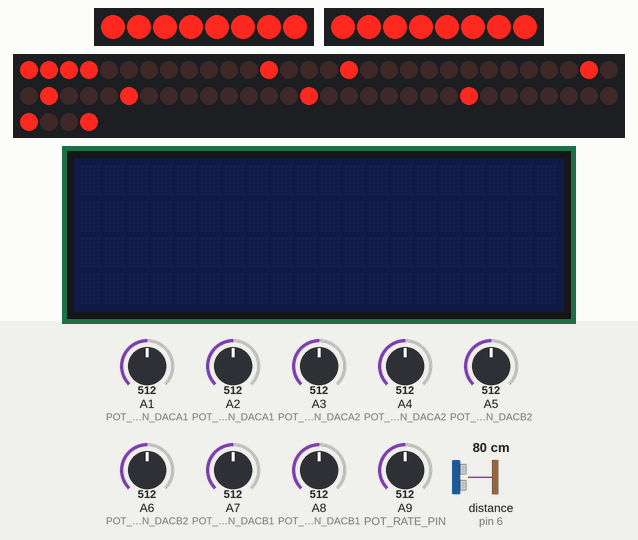
This sketch was run on a simulated Teensy 4. On the bench: 2 × 8 shift-register outputs drawn as a row of LEDs (first output left, lit = HIGH), 64 shift-register outputs drawn as a row of LEDs (first output left, lit = HIGH), 20×4 character LCD. Wiring (inferred from the names in the program): range finder with pulse-width output: data pin 6; 2 × 2 × shift register (74HC595): latch pin 8 / latch pin 7; 8 × shift register (74HC595): latch pin 9. Wiring (inferred from the signals the program sends): character LCD (HD44780): RS Q10; E Q11; data Q8, Q9, Q10, Q11, Q12, Q13, Q14, Q15; 3 × row of LEDs: on Q0, Q1, Q2, Q3, Q4, Q5, Q6, Q7 / on Q0, Q1, Q2, Q3, Q4, Q5, Q6, Q7 / on Q0, Q1, Q2, Q3, Q4, Q5, Q6, Q7, Q8, Q9, Q10, Q11, Q12, Q13, Q14, Q15, Q16, Q17, Q18, Q19, Q20, Q21, Q22, Q23, Q24, Q25, Q26, Q27, Q28, Q29, Q30, Q31, Q32, Q33, Q34, Q35, Q36, Q37, Q38, Q39, Q40, Q41, Q42, Q43, Q44, Q45, Q46, Q47, Q48, Q49, Q50, Q51, Q52, Q53, Q54, Q55, Q56, Q57, Q58, Q59, Q60, Q61, Q62, Q63. The inputs (shaded band) are chosen by the test bench; at power-on: A9 (POT_RATE_PIN) = 512, A7 (POT_MORPH_PIN_DACB1) = 512, A1 (POT_MORPH_PIN_DACA1) = 512, A3 (POT_MORPH_PIN_DACA2) = 512, A5 (POT_MORPH_PIN_DACB2) = 512, A2 (POT_PHASE_PIN_DACA1) = 512, A4 (POT_PHASE_PIN_DACA2) = 512, A6 (POT_PHASE_PIN_DACB2) = 512, A8 (POT_PHASE_PIN_DACB1) = 512, distance to the obstacle (sensor on pin 6) 80 cm.

Above: at 1.2 s.
1.3 s: A9 (POT_RATE_PIN) set to 440
2.8 s: A9 (POT_RATE_PIN) set to 408
At 4.0 s:
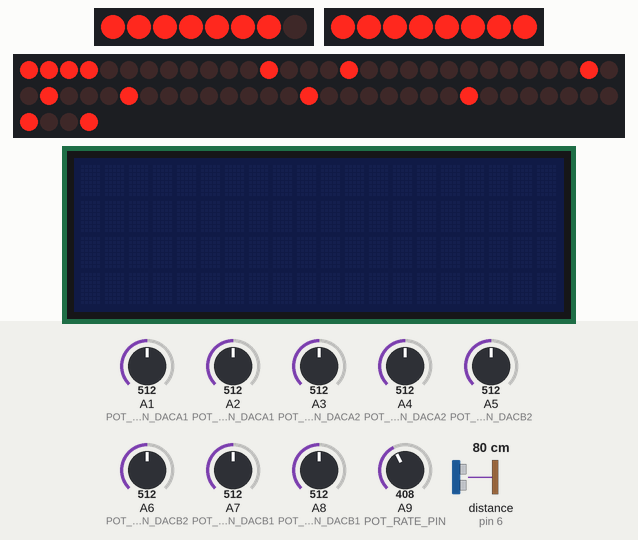
4.3 s: A7 (POT_MORPH_PIN_DACB1) set to 992
At 5.1 s:
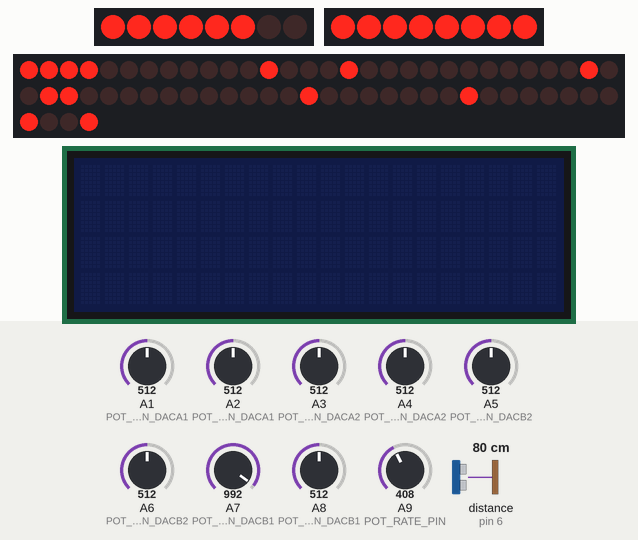
6.4 s: A1 (POT_MORPH_PIN_DACA1) set to 992
At 7.2 s:
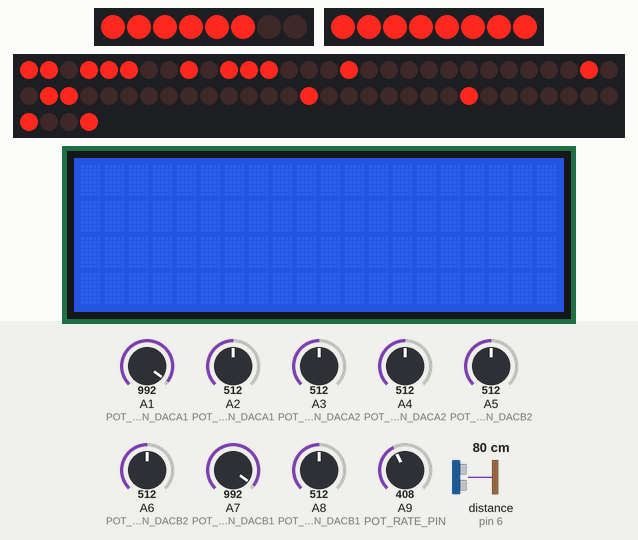
8.3 s: A3 (POT_MORPH_PIN_DACA2) set to 716
At 9.3 s:
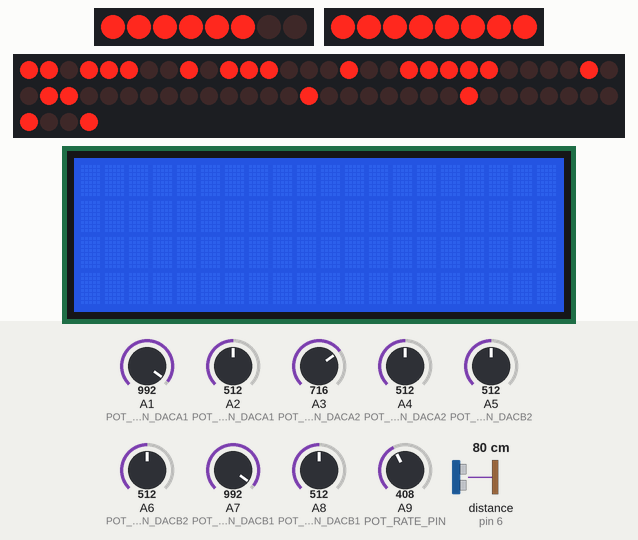
10.6 s: A5 (POT_MORPH_PIN_DACB2) set to 716
At 11.7 s:
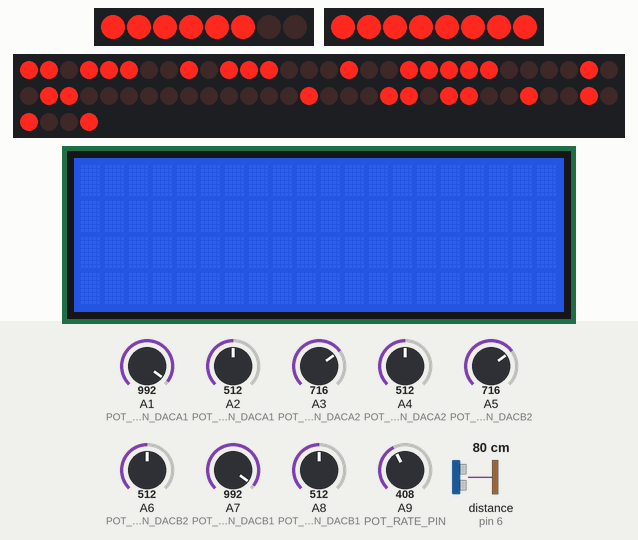
Timing chart, 0 to 13.6 s (numbered marks = the images above; inputs shaded):
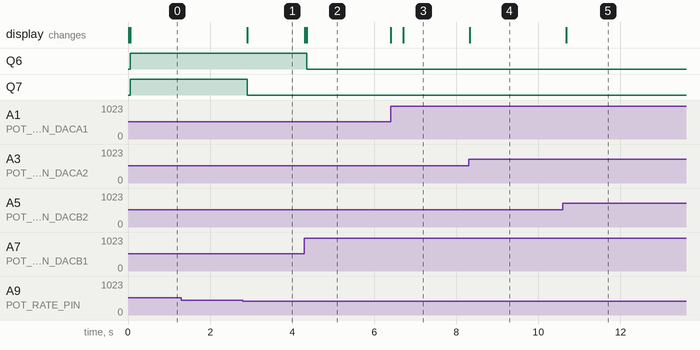

The sketch:

Teensy_Morphing_LFO_Final_V1_02.ino
```cpp
#include <SPI.h>
#include "DACControl.h"  // Include the DACControl library
#include "waveforms.h"   // Include the external LUTs

// Pin for square wave output
const int SQUARE_PIN = 9;

// Pin for external sync/reset input
const int SYNC_PIN = 6;

// Define DAC chip select pins
const int CS_PIN_DAC1 = 7;
const int CS_PIN_DAC2 = 8;

// Instantiate the DACControl object
DACControl dacControl(CS_PIN_DAC1, CS_PIN_DAC2);

// Potentiometer pin for rate control
const int POT_RATE_PIN = A9;

// Phase control potentiometer pins for each DAC output
const int POT_PHASE_PIN_DACA1 = A2; // Phase control for DACA1
const int POT_PHASE_PIN_DACA2 = A4; // Phase control for DACA2
const int POT_PHASE_PIN_DACB1 = A8; // Phase control for DACB1
const int POT_PHASE_PIN_DACB2 = A6; // Phase control for DACB2

// Morph control pots for each DAC output
const int POT_MORPH_PIN_DACA1 = A1; // Morph control for DACA1
const int POT_MORPH_PIN_DACA2 = A3; // Morph control for DACA2
const int POT_MORPH_PIN_DACB1 = A7; // Morph control for DACB1
const int POT_MORPH_PIN_DACB2 = A5; // Morph control for DACB2

// Timing variables for square wave
unsigned long lastUpdate = 0;
bool squareWaveState = LOW;

// Global variables for rate range
float minRateHz = 0.1;      // 0.1 Hz (10 seconds period)
float maxRateHz = 11.5;     // Updated to 11.5 Hz
float currentRateHz = 1.0;  // Default rate

// Global variables for waveform processing
volatile bool resetTriggered = false;       // Flag to indicate reset
volatile unsigned int currentLUTIndex = 0;  // Marked as volatile for ISR access
const int maxDACValue = 4095;               // Use full 12-bit resolution

// Function prototype for updateWaveforms
void updateWaveforms(
    unsigned long currentMicros,
    unsigned long squarePeriod,
    int potPhaseValue_DACA1, int potPhaseValue_DACA2, int potPhaseValue_DACB1, int potPhaseValue_DACB2,
    int potMorphValue_DACA1, int potMorphValue_DACA2, int potMorphValue_DACB1, int potMorphValue_DACB2
);

// Interrupt service routine (ISR) for external sync/reset
void syncISR() {
    resetTriggered = true;  // Trigger reset when sync is detected
}

void setup() {
    Serial.begin(9600);

    // Initialize pin modes
    pinMode(SQUARE_PIN, OUTPUT);
    pinMode(SYNC_PIN, INPUT_PULLUP);  // External sync/reset pin

    dacControl.begin();  // Initialize the DACs using DACControl

    // Attach the interrupt for the external sync/reset (trigger on rising edge)
    attachInterrupt(digitalPinToInterrupt(SYNC_PIN), syncISR, RISING);
}

void loop() {
    unsigned long currentMicros = micros();

    // Read the potentiometer value for rate control
    int potRateValue = analogRead(POT_RATE_PIN);

    // Normalize the pot value to 0.0 to 1.0
    float normalizedPotValue = potRateValue / 1023.0;

    // Apply exponential scaling for smoother control
    float expScaledValue = pow(normalizedPotValue, 3.0);

    // Map the scaled value to the desired frequency range
    currentRateHz = minRateHz + expScaledValue * (maxRateHz - minRateHz);

    // Calculate the period in microseconds based on the current rate in Hertz
    unsigned long squarePeriod = (1.0 / currentRateHz) * 1000000;

    // Read phase potentiometer values
    int potPhaseValue_DACA1 = analogRead(POT_PHASE_PIN_DACA1);
    int potPhaseValue_DACA2 = analogRead(POT_PHASE_PIN_DACA2);
    int potPhaseValue_DACB1 = analogRead(POT_PHASE_PIN_DACB1);
    int potPhaseValue_DACB2 = analogRead(POT_PHASE_PIN_DACB2);

    // Read morph potentiometer values for each DAC channel
    int potMorphValue_DACA1 = analogRead(POT_MORPH_PIN_DACA1);
    int potMorphValue_DACA2 = analogRead(POT_MORPH_PIN_DACA2);
    int potMorphValue_DACB1 = analogRead(POT_MORPH_PIN_DACB1);
    int potMorphValue_DACB2 = analogRead(POT_MORPH_PIN_DACB2);

    // Call the function to update the square wave and other waveforms
    updateWaveforms(
        currentMicros,
        squarePeriod,
        potPhaseValue_DACA1, potPhaseValue_DACA2, potPhaseValue_DACB1, potPhaseValue_DACB2,
        potMorphValue_DACA1, potMorphValue_DACA2, potMorphValue_DACB1, potMorphValue_DACB2
    );
}

// Function to update waveforms based on the squarePeriod
void updateWaveforms(
    unsigned long currentMicros,
    unsigned long squarePeriod,
    int potPhaseValue_DACA1, int potPhaseValue_DACA2, int potPhaseValue_DACB1, int potPhaseValue_DACB2,
    int potMorphValue_DACA1, int potMorphValue_DACA2, int potMorphValue_DACB1, int potMorphValue_DACB2
) {
    unsigned long stepSize = squarePeriod / LUT_SIZE;
    if (stepSize == 0) {
        stepSize = 1;  // Ensure a minimum step size
    }

    // Check for the sync reset trigger
    if (resetTriggered) {
        // Reset all waveforms and the square wave
        currentLUTIndex = 0;
        resetTriggered = false;  // Clear the reset flag
    }

    if (currentMicros - lastUpdate >= stepSize) {
        lastUpdate = currentMicros;

        // Invert the phase potentiometer values to fix reverse operation
        int invertedPotPhaseValue_DACA1 = 1023 - potPhaseValue_DACA1;
        int invertedPotPhaseValue_DACA2 = 1023 - potPhaseValue_DACA2;
        int invertedPotPhaseValue_DACB1 = 1023 - potPhaseValue_DACB1;
        int invertedPotPhaseValue_DACB2 = 1023 - potPhaseValue_DACB2;

        // Calculate phase offsets using inverted potentiometer values
        unsigned int phaseOffset_DACA1 = (invertedPotPhaseValue_DACA1 * LUT_SIZE) / 1023;
        unsigned int phaseOffset_DACA2 = (invertedPotPhaseValue_DACA2 * LUT_SIZE) / 1023;
        unsigned int phaseOffset_DACB1 = (invertedPotPhaseValue_DACB1 * LUT_SIZE) / 1023;
        unsigned int phaseOffset_DACB2 = (invertedPotPhaseValue_DACB2 * LUT_SIZE) / 1023;

        // Calculate lutIndexWithPhase for each DAC output
        unsigned int lutIndexWithPhase_DACA1 = (currentLUTIndex + phaseOffset_DACA1) % LUT_SIZE;
        unsigned int lutIndexWithPhase_DACA2 = (currentLUTIndex + phaseOffset_DACA2) % LUT_SIZE;
        unsigned int lutIndexWithPhase_DACB1 = (currentLUTIndex + phaseOffset_DACB1) % LUT_SIZE;
        unsigned int lutIndexWithPhase_DACB2 = (currentLUTIndex + phaseOffset_DACB2) % LUT_SIZE;

        // Apply morph factors per channel from the respective morph pots
        float morphFactor_DACA1 = constrain(potMorphValue_DACA1 / 1023.0f, 0.0f, 1.0f);
        float morphFactor_DACA2 = constrain(potMorphValue_DACA2 / 1023.0f, 0.0f, 1.0f);
        float morphFactor_DACB1 = constrain(potMorphValue_DACB1 / 1023.0f, 0.0f, 1.0f);
        float morphFactor_DACB2 = constrain(potMorphValue_DACB2 / 1023.0f, 0.0f, 1.0f);

        // --------- Ramp Morphing Waveform on DACB2 ---------
        unsigned int rampUpLength_DACB2 = (unsigned int)(LUT_SIZE * morphFactor_DACB2);
        unsigned int rampDownStart_DACB2 = rampUpLength_DACB2;

        int rampLUTValue_DACB2;
        unsigned int lutIndex_DACB2_final = lutIndexWithPhase_DACB2;

        if (rampUpLength_DACB2 > 0 && lutIndex_DACB2_final < rampUpLength_DACB2) {
            rampLUTValue_DACB2 = (lutIndex_DACB2_final * maxDACValue) / rampUpLength_DACB2;
        } else if ((LUT_SIZE - rampDownStart_DACB2) > 0) {
            rampLUTValue_DACB2 = maxDACValue - ((lutIndex_DACB2_final - rampDownStart_DACB2) * maxDACValue) / (LUT_SIZE - rampDownStart_DACB2);
        } else {
            rampLUTValue_DACB2 = 0;
        }

        // Invert the waveform value
        dacControl.writeDAC(2, 1, maxDACValue - rampLUTValue_DACB2);

        // --------- Sine-Triangle Morphing Waveform on DACB1 ---------
        int triangleValue_DACB1 = triangleLUT[lutIndexWithPhase_DACB1];
        int sineValue_DACB1 = sineLUT[lutIndexWithPhase_DACB1];

        int sineTriangleLUTValue_DACB1 = (int)((1.0f - morphFactor_DACB1) * triangleValue_DACB1 + morphFactor_DACB1 * sineValue_DACB1);

        // Invert the waveform value
        dacControl.writeDAC(2, 0, maxDACValue - sineTriangleLUTValue_DACB1);

        // --------- Morphing Through 5 LUTs on DACA2 ---------
        const uint16_t* lutArray_DACA2[] = {
            expoFallLUT,       // 1: Exponential fall
            invExpoFallLUT,    // 2: Inverse exponential fall
            sineLUT,           // 3: Sine wave
            invExpoRiseLUT,    // 4: Inverse exponential rise
            expoRiseLUT        // 5: Exponential rise
        };

        const int numLUTs_DACA2 = 5;  // Total number of LUTs
        const int numTransitions_DACA2 = numLUTs_DACA2 - 1;

        // Calculate which section of the morph we're in and the local morph factor
        float scaledMorph_DACA2 = morphFactor_DACA2 * numTransitions_DACA2;
        int section_DACA2 = (int)scaledMorph_DACA2;
        float localMorphFactor_DACA2;
        if (section_DACA2 >= numTransitions_DACA2) {
            section_DACA2 = numTransitions_DACA2 - 1;
            localMorphFactor_DACA2 = 1.0f;
        } else {
            localMorphFactor_DACA2 = scaledMorph_DACA2 - section_DACA2;
        }

        // Get the two LUTs for interpolation
        const uint16_t* lutA_DACA2 = lutArray_DACA2[section_DACA2];
        const uint16_t* lutB_DACA2 = lutArray_DACA2[section_DACA2 + 1];

        // Interpolate between the two LUTs
        int morphedValue_DACA2 = (int)((1.0f - localMorphFactor_DACA2) * lutA_DACA2[lutIndexWithPhase_DACA2] +
                                       localMorphFactor_DACA2 * lutB_DACA2[lutIndexWithPhase_DACA2]);

        // Invert the waveform value
        dacControl.writeDAC(1, 1, maxDACValue - morphedValue_DACA2);

        // --------- Modified Multi-Wave Morphing Waveform on DACA1 ---------
        const uint16_t* waveforms[] = {
            expoFallLUT,
            wobRampDownLUT,
            invExpoFallLUT,
            stepDown4LUT,
            triangleLUT,
            stepUp4LUT,
            invExpoRiseLUT,
            wobRampUpLUT,
            expoRiseLUT
        };

        const int numWaveforms = 9;
        const int numTransitions = numWaveforms - 1;

        // Calculate the morph section and local morph factor
        float scaledMorph_DACA1 = morphFactor_DACA1 * numTransitions;
        int section_DACA1 = (int)scaledMorph_DACA1;
        float localMorphFactor_DACA1;
        if (section_DACA1 >= numTransitions) {
            section_DACA1 = numTransitions - 1;
            localMorphFactor_DACA1 = 1.0f;
        } else {
            localMorphFactor_DACA1 = scaledMorph_DACA1 - section_DACA1;
        }

        const uint16_t* waveformA_DACA1 = waveforms[section_DACA1];
        const uint16_t* waveformB_DACA1 = waveforms[section_DACA1 + 1];

        int morphedValue_DACA1 = (int)((1.0f - localMorphFactor_DACA1) * waveformA_DACA1[lutIndexWithPhase_DACA1] + localMorphFactor_DACA1 * waveformB_DACA1[lutIndexWithPhase_DACA1]);

        // Invert the waveform value
        dacControl.writeDAC(1, 0, maxDACValue - morphedValue_DACA1);

        // Update the square wave output on the SQUARE_PIN
        if (currentLUTIndex == 0 || currentLUTIndex == LUT_SIZE / 2) {
            squareWaveState = !squareWaveState;
            digitalWrite(SQUARE_PIN, squareWaveState);
        }

        currentLUTIndex = (currentLUTIndex + 1) % LUT_SIZE;
    }
}
```

DACControl.cpp
```cpp
#include "DACControl.h"

// Constructor to set up the chip select pins for DAC1 and DAC2
DACControl::DACControl(int csPin1, int csPin2) {
    _csPin1 = csPin1;
    _csPin2 = csPin2;
}

// Initialize SPI and configure chip select pins
void DACControl::begin() {
    SPI.begin();  // Initialize the main SPI bus
    pinMode(_csPin1, OUTPUT);
    pinMode(_csPin2, OUTPUT);
    digitalWriteFast(_csPin1, HIGH);  // Keep DAC1 disabled initially
    digitalWriteFast(_csPin2, HIGH);  // Keep DAC2 disabled initially
}

// Helper function to select the correct DAC
void DACControl::selectDAC(int dacNumber) {
    int csPin = (dacNumber == 1) ? _csPin1 : _csPin2;
    digitalWriteFast(csPin, LOW);
}

// Write a value to the specified DAC and channel
void DACControl::writeDAC(int dacNumber, int channel, uint16_t value) {
    selectDAC(dacNumber);
    // Set channel, gain (2x), and 12-bit value
    uint16_t command = ((channel << 15) | 0x1000) | (value & 0x0FFF);
    SPI.transfer16(command);
    digitalWriteFast((dacNumber == 1) ? _csPin1 : _csPin2, HIGH);
}
```

DACControl.h
```cpp
#ifndef DACCONTROL_H
#define DACCONTROL_H

#include <SPI.h>  // Include SPI library for DAC communication

class DACControl {
public:
    DACControl(int csPin1, int csPin2);  // Constructor: takes in the chip select pins for DAC1 and DAC2
    void begin();                        // Initialize SPI and set up the DACs
    void writeDAC(int dacNumber, int channel, uint16_t value);  // Write value to the DAC

private:
    int _csPin1;  // Chip Select pin for DAC1
    int _csPin2;  // Chip Select pin for DAC2

    void selectDAC(int dacNumber);  // Helper function to select the correct DAC
};

#endif  // DACCONTROL_H
```

Source omitted: waveforms.h (35783 bytes)

Measured:
- the behaviour switches between 426 and 425 on A9 (POT_RATE_PIN) (found by bisection; images 0 and 1)
- after the input at 1.3 s, every drawn part: stays the same
- after the input at 2.8 s, Q7: HIGH → LOW after 0.10 s; the display: changes after 0.10 s (image 1)
- after the input at 4.3 s, Q6: HIGH → LOW after 0.06 s; the display: first changes at once (image 2 shows a later state)
- after the input at 6.4 s, the display: first changes at once (image 3 shows a later state)
- after the input at 8.3 s, the display: changes at once (image 4)
- after the input at 10.6 s, the display: changes after 0.08 s (image 5)
